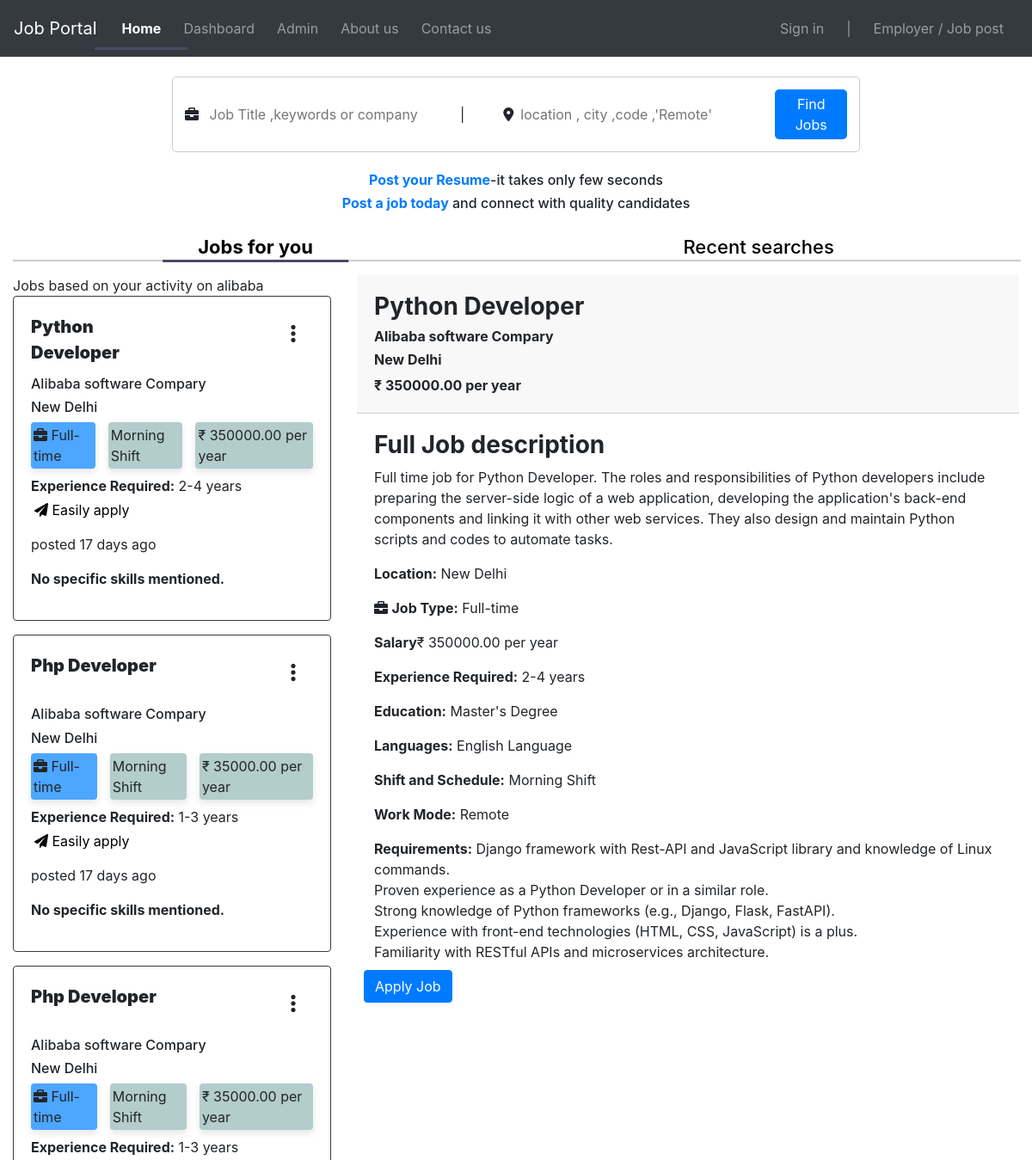
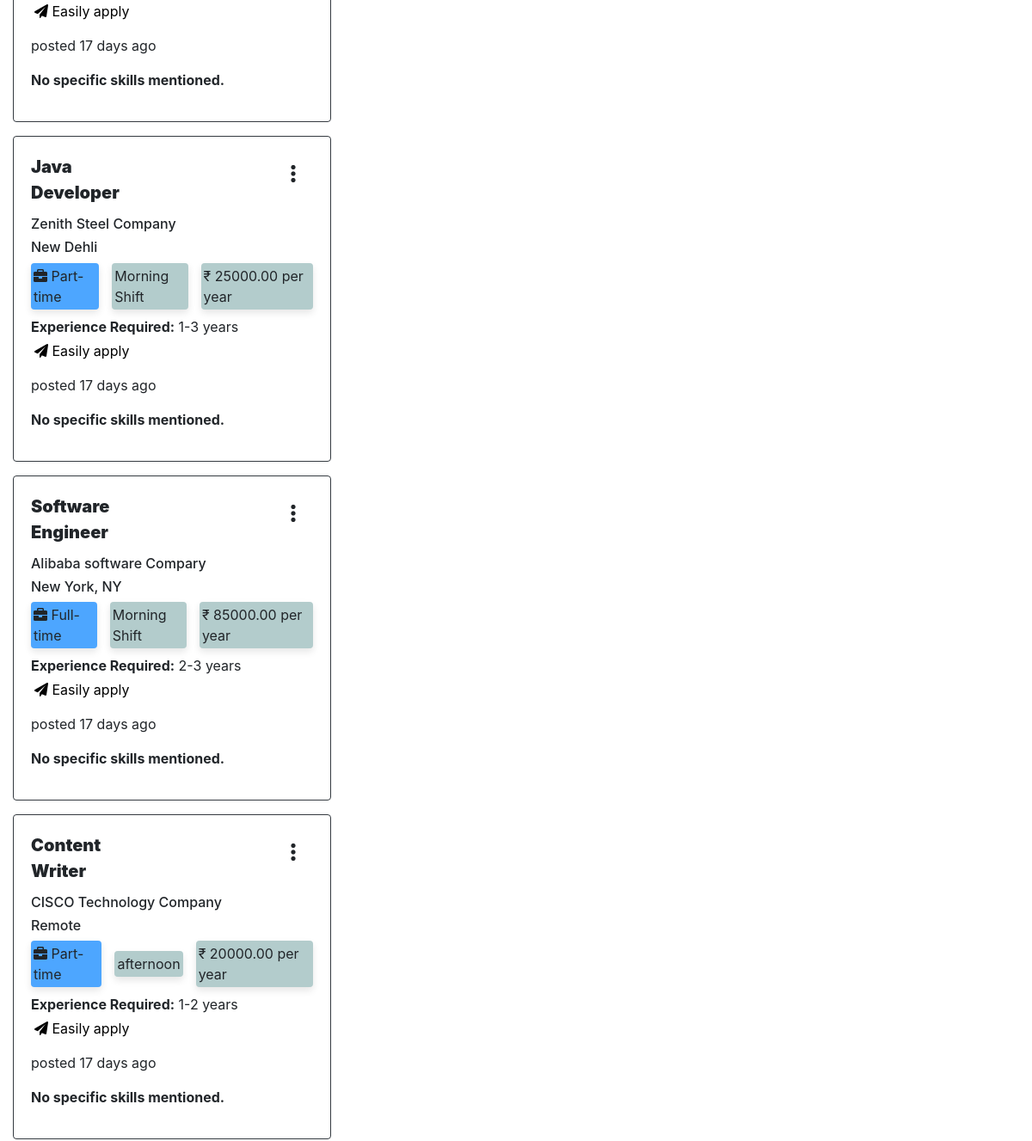
Before: / (upper part) with the older database file (2 pictures, top to bottom).
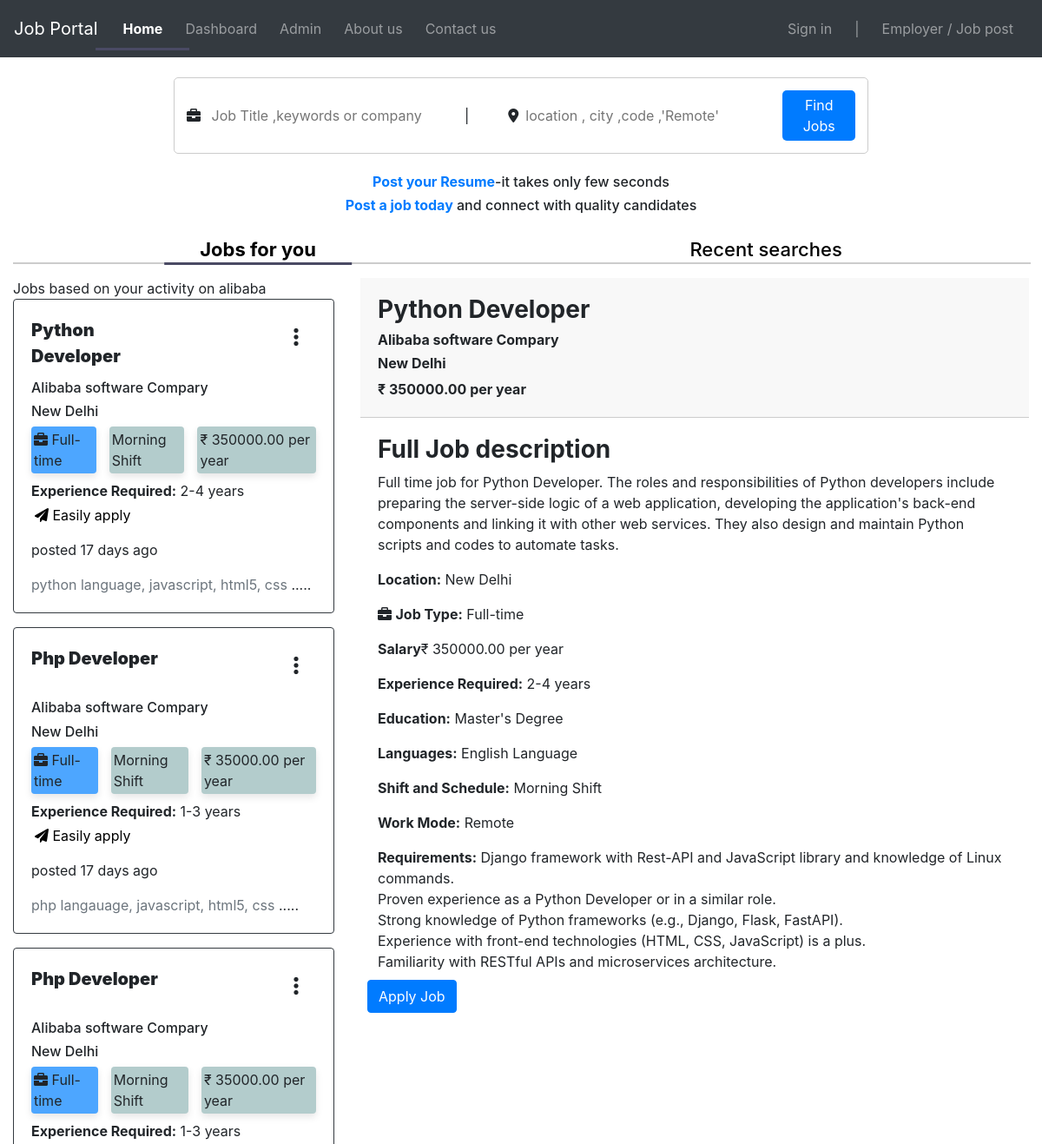
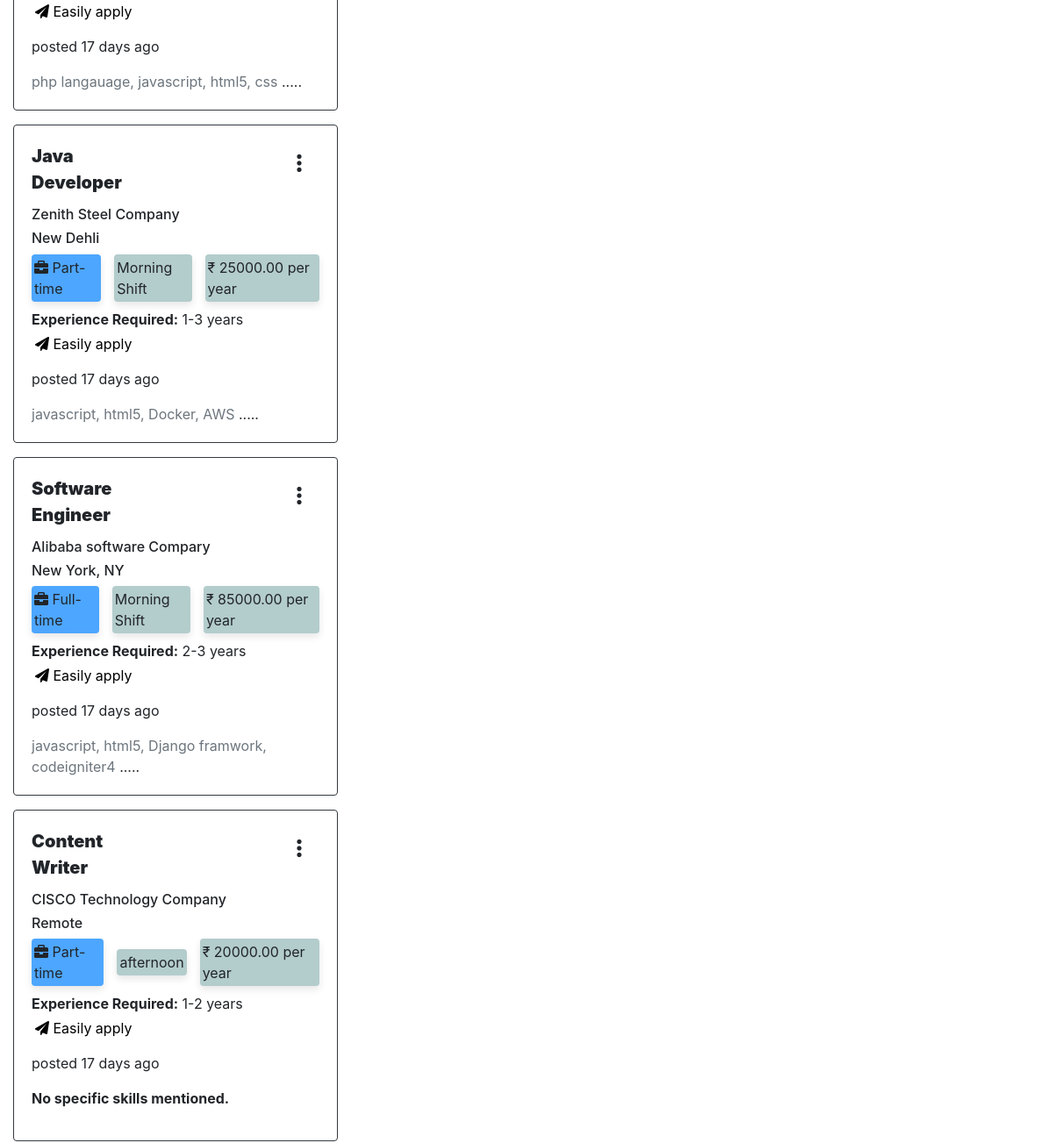
After: the same page with the newer database file (2 pictures, top to bottom).
### JobApp/models.py (models this page shows, shortened)
class Job(models.Model):
    recruiter = models.ForeignKey(
        CustomUser,
        on_delete=models.CASCADE,
        limit_choices_to={'user_type': 'recruiter'}
    )
    title = models.CharField(max_length=255)
    description = models.TextField()
    location = models.CharField(max_length=255)
    job_type = models.CharField(
        max_length=50,
        choices=[
            ('full-time', 'Full-time'),
            ('part-time', 'Part-time'),
            ('internship', 'Internship')
        ]
    )
    salary = models.DecimalField(
        max_digits=10,
        decimal_places=2,
        null=True,
        blank=True
    )
    skills =models.ManyToManyField("Skill", related_name='technical_skill',blank=True)
    requirements = models.TextField(help_text="List of job requirements")
    experience_required = models.CharField(
        max_length=100,
        help_text="Required experience level"
    )
    specifications = models.TextField(
        null=True,
        blank=True,
        help_text="Any other specific requirements"
    )
    education=models.CharField(_("Education"), max_length=50,choices=education, default='masters')
    language=models.CharField(_("Languages"), max_length=50,choices=language,default='eng')
    schedule=models.CharField(_("Shift and schedule"), max_length=50,choices=shift,default='morning')
    work_mode = models.CharField(
        max_length=10,
        choices=WORK_MODE_CHOICES,
        default='Onsite',  # Default to 'Onsite'
    )
    created_at = models.DateTimeField(auto_now_add=True, null=True)
    updated_at = models.DateTimeField(auto_now=True, null=True)
    is_published = models.BooleanField(default=False)
    is_closed = models.BooleanField(default=False)
    Vacancy = models.CharField(max_length=10, null=True)
    passedout = models.CharField(max_length=30 ,default='2023-2024')
    timestamp = models.DateTimeField(auto_now=True)
    end_date = models.DateField(max_length=20, null=True,default='None')
    gender = models.CharField(max_length=30,choices=gender_chioce ,blank=True)

class Skill(models.Model):
    skill_name=models.CharField(_("skill"), max_length=200)

### users/models.py (models this page shows, shortened)
class CustomUser(AbstractUser):
    username=None  #Removed the username field*/
    email = models.EmailField(_("email address"), unique=True)
    USER_TYPE_CHOICES = (
        ('candidate', 'Candidate'),
        ('recruiter', 'Recruiter'),
    )
    user_type = models.CharField(max_length=10, choices=USER_TYPE_CHOICES)
    USERNAME_FIELD="email"
    REQUIRED_FIELDS=[]
    objects=CustomUserManager()

### Account/models.py (models this page shows, shortened)
class RecruiterProfile(models.Model):
    user = models.OneToOneField(CustomUser, on_delete=models.CASCADE)
    recruiter_name=models.CharField(_("name"),default='xyz', max_length=50)
    company_name=models.CharField(_("Your company name"), max_length=50)
    company_logo=models.ImageField(_("Image  Company"), upload_to='proImage',blank=True,null=True)
    contact_email=models.EmailField(_("Company Email"), max_length=254)
    contact_phone=models.CharField(_("Phone number"), max_length=50,blank=True,null=True)
    location=models.CharField(_("Location "),max_length=50,default='New Dehli')
    bio=models.TextField(_("Write your bio here!!!!!!!"),max_length=50,blank=True)

### JobApp/views.py (the view)
# urls.py: path('', job_view, name='job_view'),
def job_view(request):
    if request.user.is_authenticated:
        if request.user.user_type=='recruiter':
                jobs=Job.objects.filter(recruiter=request.user)
        elif request.user.user_type=='candidate':
            jobs=Job.objects.all()
    else:
        jobs=Job.objects.all()
    for job in jobs:
      time_diff=timezone.now()-job.timestamp
      postdays=time_diff.days
      job.skills_list = job.skills.all()[:4]
    return render(request, 'JobApp/jobPage.html', locals())

### templates/JobApp/jobPage.html (shortened to what the changed rows need)
{% extends "base.html" %} {% load static %}  {% block content %}
<link rel="stylesheet" href="https://cdnjs.cloudflare.com/ajax/libs/font-awesome/6.6.0/css/all.min.css" />
<link rel="stylesheet" href="https://cdnjs.cloudflare.com/ajax/libs/font-awesome/6.0.0-beta3/css/all.min.css" />
<link rel="stylesheet" href="{% static 'css/searchbox.css' %}" />
<link rel="stylesheet" href="{% static 'css/jobpage.css' %}">
<link rel="stylesheet" href="{% static 'css/recentSearches.css'%}">
{% if jobs %}
<div class="container-fluid">
    <div class="row mt-3">
        <div class="search-box">
            <div class="search-input">
                <i class="fas fa-briefcase"></i>
                <input type="text" placeholder=" Job Title ,keywords or company" id="location" required />
            </div>
            <div class="divider">|</div>
            <div class="search-input">
                <i class="fas fa-map-marker-alt"></i>
                <input type="text" placeholder="location , city ,code ,'Remote'" id="location" />
            </div>
            <button class="find-button" onclick="findJob()">Find Jobs</button>
        </div>
        <br />
    </div>
    <div class="row d-flex align-items-center flex-column mt-3" style="height: 70px">
        <h6 class="">
            <a style="" href=""><b>Post your Resume</b></a>-it takes only few seconds
        </h6>
        <h6 class="">
            <a style="" href=""><b>Post a job today</b></a> and connect with quality
            candidates
        </h6>
    </div>
    <div class="d-flex justify-content-sm-around mt-1 " style="height: 12px;  ">
        <h5 class="">
            <a href="#" class="nav-item sliding active" style="font-size: 22px;" onclick="activate(this)">Jobs for you</a>
        </h5>
        <h5 class="">
            <a href="#" class="nav-item sliding"  style="font-size: 22px;"onclick="activate(this)">Recent searches</a>
        </h5>
    </div>
    <hr style="
      border: 1px solid #ccc;
      width: 100%;
      text-align: left;
    " />
    <div class="row">
        <div class="col-md-4">
            </h6  class='mr-3 text-center'> Jobs based on your activity on alibaba </h6>
            {% for job in jobs %}
            <div class="card shadow-sm mb-3 border border-dark rounded job-item" data-job-id="{{ job.id }}"
                onclick="showJobDetails({{ job.id }})">
                <article class="card-body" >
                    <div class="row card-title d-flex justify-content-between font-weight-bold" style="font-size: 20px;">
                        <div class="col-md-6"><b>{{ job.title }}</b></div>
                        <div class="col-md-6 text-right"> {% include "dot.html" %}</div>
                    </div>
                    <h6>{{ job.recruiter.recruiterprofile.company_name }}</h6>
                    <h6>{{ job.location }}</h6>
                    <div class="job-details-row mb-2">
                        <div class="job-detail" style="background-color: #4da6ff">
                            <i class="fa-solid fa-briefcase"></i>
                            {{ job.get_job_type_display }}
                        </div>
                        <div class="job-detail">{{ job.get_schedule_display }}</div>
                        <div class="job-detail">
                            ₹ {{ job.salary|default:"Not specified" }} per year
                        </div>
                    </div>
                    <p class="mb-1">
                        <strong>Experience Required:</strong> {{ job.experience_required }}
                    </p>
                    <div class="row m-1 mb-3 d-flex justify-content-between">
                        <a href="{% url 'JobApp:single_job_view' job.id %}"
                            style="text-decoration: none; color: black"><i class="fa-solid fa-paper-plane"></i> Easily
                            apply</a>
                    </div>
                    {% if postdays == 0 %}
                    <p>just post</p>
                    {% elif postdays == 1%}
                    <p>posted {{ postdays }} day ago</p>
                    {% else %}
                    <p>posted {{ postdays }} days ago</p>
                    {% endif %}
                    {% if job.skills_list %}
                            {% for skill in job.skills_list %}
                                <span class="text-muted">{{ skill.skill_name }}{% if not forloop.last %}, {% endif %}</span>
                            {% endfor %}
                            <span>.....</span>
                        {% else %}
                            <p><b>No specific skills mentioned.</b></p>
                        {% endif %}
                </article>
            </div>
            {% endfor %}
        </div>
        <div class="col-md-8">
            <div id="job-details-container" class='main-div'>
                <div class="fixed-div " >
                    <h3 style="font-weight: bold;">{{ jobs.0.title }}</h3>
                    <h6 style="font-weight: bold;">{{ jobs.0.recruiter.recruiterprofile.company_name }}</h6>
                    <h6 style="font-weight: bold;">{{ jobs.0.location }}</h6>
                    <h6 style="font-weight: bold;" class="" style="background-color: #b3cccc;"></h6>₹ {{ jobs.0.salary|default:"Not specified" }}
                    per
                    year
                </div>
                <div class="scrollable-div">
                    <h3 style="font-weight: bold;">Full Job description</h3>
                    <p>{{ jobs.0.description }}</p>
                    <p><strong>Location:</strong> {{ jobs.0.location }}</p>
                    <p>
                        <i class="fa-solid fa-briefcase"></i> <strong>Job Type:</strong> {{ jobs.0.get_job_type_display }}
                    </p>
                    <p>
                        <strong>Salary</strong>₹ {{ jobs.0.salary|default:"Not specified" }} per year
                    </p>
                    <p>
                        <strong>Experience Required:</strong> {{ jobs.0.experience_required }}
                    </p>
                    <p><strong>Education:</strong> {{ jobs.0.get_education_display }}</p>
                    <p><strong>Languages:</strong> {{ jobs.0.get_language_display }}</p>
                    <p><strong>Shift and Schedule:</strong> {{ jobs.0.get_schedule_display }}</p>
                    <p><strong>Work Mode:</strong> {{ jobs.0.get_work_mode_display }}</p>
                    <p>
                        <strong>Requirements:</strong> {{ jobs.0.requirements|linebreaksbr }}
                    </p>
                </div>
            </div>
            <div class="row p-1 m-1 d-flex justify-content-between">
                <a href="{% url 'JobApp:single_job_view' jobs.0.id %}" class="btn btn-primary">Apply Job</a>
            </div>
        </div>
    </div>
</div>
{% endif %}
{% endblock %}

### templates/dot.html (shortened to what this page needs)
    <link rel="stylesheet" href="https://cdnjs.cloudflare.com/ajax/libs/font-awesome/6.0.0-beta3/css/all.min.css">
    <div class="container">
        <div class="col-md-6 text-right" onmouseover="showBox()" onmouseout="hideBox()">
            <i class="fa-solid fa-ellipsis-vertical"></i>
        </div>
    </div>

Changed rows visible on the page:
changed Job "Python Developer": text "No specific skills mentioned." → "....."
added Skill: skill_name "python language", shown under Job "Python Developer"
added Skill: skill_name "javascript"
added Skill: skill_name "html5"
added Skill: skill_name "css"
changed Job (number 2 of 6 on the later page): text "No specific skills mentioned." → "....."
added Skill: skill_name "php langauage"
changed Job (number 3 of 6 on the later page): text "No specific skills mentioned." → "....."
changed Job "Java Developer": text "No specific skills mentioned." → "....."
added Skill: skill_name "Docker", shown under Job "Java Developer"
added Skill: skill_name "AWS", shown under Job "Java Developer"
changed Job "Software Engineer": text "No specific skills mentioned." → "....."
added Skill: skill_name "Django framwork", shown under Job "Software Engineer"
added Skill: skill_name "codeigniter4", shown under Job "Software Engineer"
